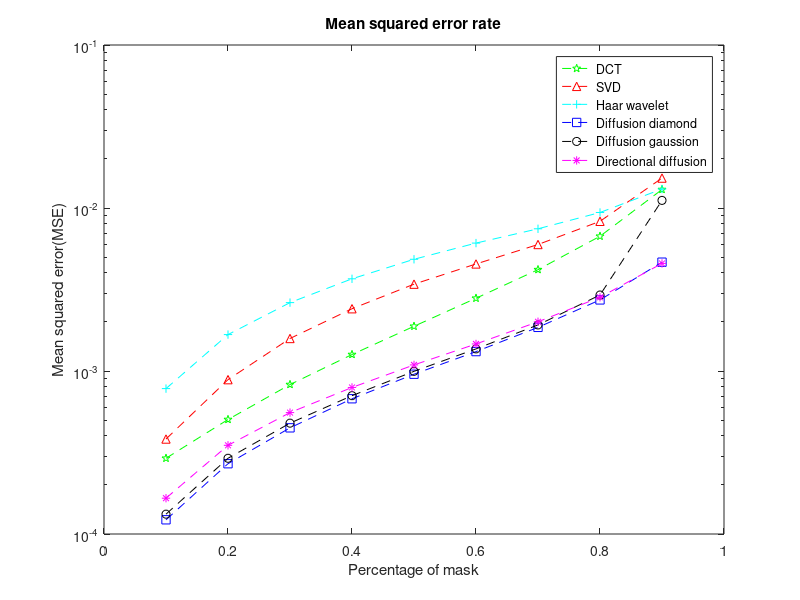
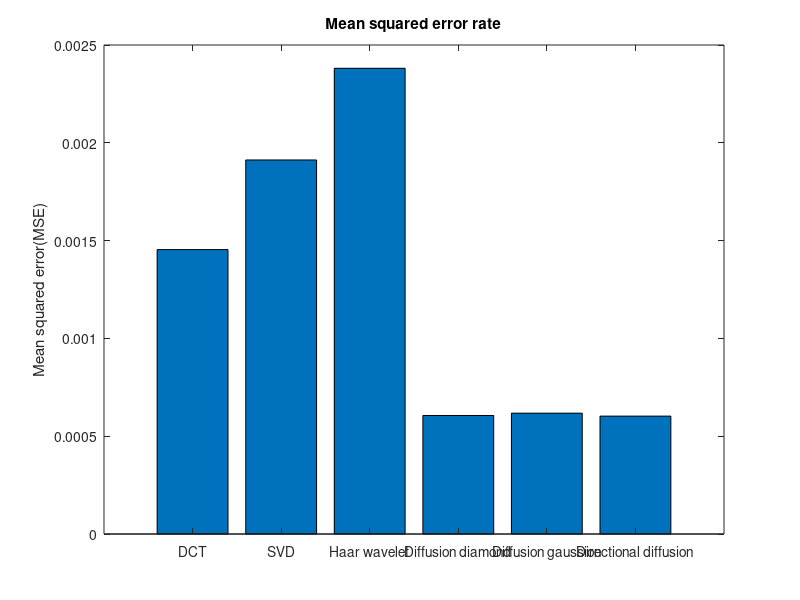
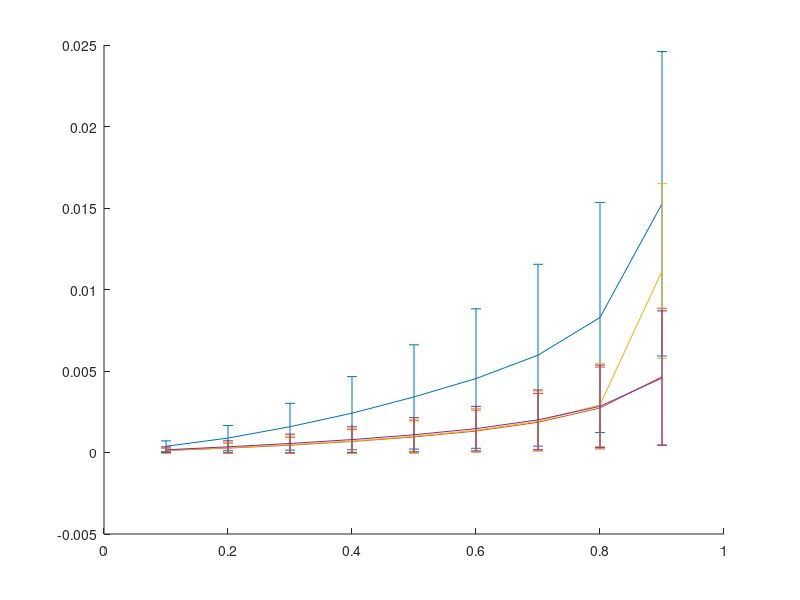

Write MATLAB code to recreate these figures, in order. (Note: this script raises an error after producing the figures.)
% Plot results for analysis

%% Load data input
% Baseline(DCT)
dct_rmd = load('baseline_randmask.mat');
dct_txt = load('baseline_textmask.mat');
% Baseline(Haar)
haar_rmd = load('baseline_haar_randmask.mat');
haar_txt = load('baseline_haar_textmask.mat');
% Regular diffusion with diamond kernel
df_dia_rmd = load('diffusion_randmask.mat');
df_dia_txt = load('diffusion_textmask.mat');
% Regular diffusion with gaussion kernel
df_gau_rmd = load('diffusion_guass_randmask.mat');
df_gau_txt = load('diffusion_guass_textmask.mat');
% Directional diffusion
gd_rmd = load('gradients_randmask.mat');
gd_txt = load('gradients_textmask.mat');
% SVD
svd_rmd = load('SVD_randmask.mat');
svd_txt = load('SVD_textmask.mat');

%% Mean square error analysis

% Plot mse with random mask
x = linspace(0.1,0.9,9);
fig_mse_rmd = figure;

semilogy(x, dct_rmd.Result_Mean,'--gp', ...
     x, svd_rmd.Result_Mean,    '--r^', ...
     x, haar_rmd.Result_Mean,   '--c+', ...
     x, df_dia_rmd.Result_Mean, '--bs', ...
     x, df_gau_rmd.Result_Mean, '--ko', ...
     x, gd_rmd.Result_Mean,     '--m*');
legend('DCT', ...
       'SVD', ...
       'Haar wavelet', ...
       'Diffusion diamond', ...
       'Diffusion gaussion', ...
       'Directional diffusion');
title('Mean squared error rate');
xlabel('Percentage of mask');
ylabel('Mean squared error(MSE)');

% Plot mse with text mask
fig_mse_txt = figure;
y = [dct_txt.Result_Mean, ...
     svd_txt.Result_Mean, ...
     haar_txt.Result_Mean, ...
     df_dia_txt.Result_Mean, ...
     df_gau_txt.Result_Mean, ...
     gd_txt.Result_Mean];
bar(y);
set(gca,'XTickLabel',{ ...
        'DCT', ...
        'SVD', ...
        'Haar wavelet', ...
        'Diffusion diamond', ...
        'Diffusion gaussion', ...
        'Directional diffusion'});

title('Mean squared error rate');
% xlabel('Percentage of mask');
ylabel('Mean squared error(MSE)');

figure
hold on;
errorbar(x, svd_rmd.Result_Mean, svd_rmd.Result_Std);
errorbar(x, df_dia_rmd.Result_Mean, df_dia_rmd.Result_Std);
errorbar(x, df_gau_rmd.Result_Mean, df_gau_rmd.Result_Std);
errorbar(x, gd_rmd.Result_Mean, gd_rmd.Result_Std);

% Boxplot mse std with random mask
fig_mse_rmd_std = figure;
boxplot([svd_rmd.Result_Mean', ...
         dct_rmd.Result_Mean', ...
         haar_rmd.Result_Mean', ...
         gd_rmd.Result_Mean', ... 
         df_dia_rmd.Result_Mean', ...
         df_gau_rmd.Result_Mean'], ...
         {'SVD', 'DCT', 'Haar wavelet', 'Gradients','Diffusion diamond','Diffusion gaussion'});
title('Mean squared error standard deviation');
ylabel('Mean squared error(MSE)');

%% Runtime analysis
% plot for runtime
x = linspace(0.1,0.9,9);
fig_time_rmd = figure;
% plot(x, dct.Result_Mean, '--gp', x, svd.Result_Mean, '--r^', x, dictionary.Result_Mean, '--c+', x, diffusion.Result_Mean, '--bs', x, diffusion_gauss.Result_Mean, '--yo', x,gradients.Result_Mean, '--m*');
% plot(x, dct_rmd.Time_Mean,    '--gp', ...
semilogy(x, dct_rmd.Time_Mean,    '--gp', ...
     x, svd_rmd.Time_Mean,    '--r^', ...
     x, haar_rmd.Time_Mean,   '--c+', ...
     x, df_dia_rmd.Time_Mean, '--bs', ...
     x, df_gau_rmd.Time_Mean, '--ko', ...
     x, gd_rmd.Time_Mean,     '--m*');
legend('DCT', ...
       'SVD', ...
       'Haar wavelet' , ...
       'Diffusion diamond', ...
       'Diffusion gaussion', ...
       'Directional diffusion');
title('Runtime');
xlabel('Percentage of mask');
ylabel('Runtime(sec)');

% Plot runtime with text mask
fig_time_txt = figure;
% plot(x, dct.Result_Mean, '--gp', x, svd.Result_Mean, '--r^', x, dictionary.Result_Mean, '--c+', x, diffusion.Result_Mean, '--bs', x, diffusion_gauss.Result_Mean, '--yo', x,gradients.Result_Mean, '--m*');

y = [dct_txt.Time_Mean, ...
     svd_txt.Time_Mean, ...
     haar_txt.Time_Mean, ...
     df_dia_txt.Time_Mean, ...
     df_gau_txt.Time_Mean, ...
     gd_txt.Time_Mean];
bar(y);
set(gca,'XTickLabel',{ ...
        'DCT', ...
        'SVD', ...
        'Haar wavelet', ...
        'Diffusion diamond', ...
        'Diffusion gaussion', ...
        'Directional diffusion'});

title('Runtime');
% xlabel('Percentage of mask');
ylabel('Runtime(sec)');

% Boxplot runtime std with random mask
fig_time_rmd_std = figure;
boxplot([svd_rmd.Time_Mean', ...
         dct_rmd.Time_Mean', ...         
         haar_rmd.Time_Mean', ...
         gd_rmd.Time_Mean', ... 
         df_dia_rmd.Time_Mean', ...
         df_gau_rmd.Time_Mean'], ...
         {'SVD', 'DCT', 'Gradients', 'Haar wavelet','Diffusion diamond','Diffusion gaussion'});
title('Runtime standard deviation');
ylabel('Runtime(sec)');